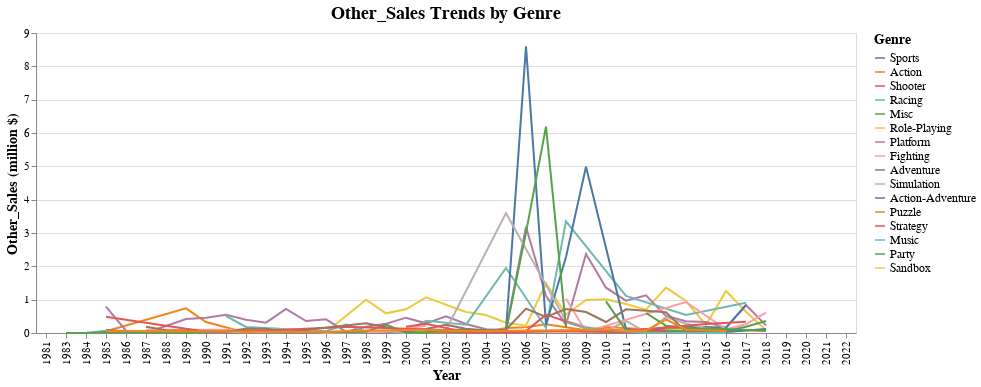

The cell this chart's notebook holds for it:
### Code cell
orderr = df.groupby(['Genre'])['Other_Sales'].sum().sort_values(ascending=False).to_frame().index.tolist()

line = alt.Chart(Nintendo_df, title="Other_Sales Trends by Genre").transform_aggregate(
    Other_Sales='sum(Other_Sales)',
    groupby=['Year','Genre']
).mark_line().encode(
    x = alt.X('Year:N'),
    y = alt.Y('Other_Sales:Q', title='Other_Sales (million $)'),
    color = alt.Color('Genre:N', title='Genre', sort=orderr)
)

chart = alt.layer(line).configure_title(fontSize=18, anchor="middle").configure_legend(titleFontSize=14,labelFontSize=12).configure_axis(titleFontSize=14,labelFontSize=11) 

Other_line = chart.encode(
    tooltip=['Year:N','Genre:N','Other_Sales:Q']
)

Other_line

### Figure 1 — Vega-Lite specification as saved in the notebook (floating-point values rounded to 4 significant figures; data arrays with more than 128 entries replaced by an {"elided": "..."} marker saying what was removed)
{"config": {"view": {"continuousWidth": 400, "continuousHeight": 300}, "axis": {"labelFontSize": 11, "titleFontSize": 14}, "legend": {"labelFontSize": 12, "titleFontSize": 14}, "title": {"anchor": "middle", "fontSize": 18}}, "layer": [{"mark": "line", "encoding": {"color": {"field": "Genre", "sort": ["Sports", "Action", "Shooter", "Racing", "Misc", "Role-Playing", "Platform", "Fighting", "Adventure", "Simulation", "Action-Adventure", "Puzzle", "Strategy", "Music", "Party", "MMO", "Sandbox", "Education", "Board Game"], "title": "Genre", "type": "nominal"}, "x": {"field": "Year", "type": "nominal"}, "y": {"field": "Other_Sales", "title": "Other_Sales (million $)", "type": "quantitative"}}, "title": "Other_Sales Trends by Genre", "transform": [{"aggregate": [{"op": "sum", "field": "Other_Sales", "as": "Other_Sales"}], "groupby": ["Year", "Genre"]}]}], "data": {"name": "data-29f84a0e3420e28588728a102ca42ad6"}, "encoding": {"tooltip": [{"field": "Year", "type": "nominal"}, {"field": "Genre", "type": "nominal"}, {"field": "Other_Sales", "type": "quantitative"}]}, "$schema": "https://vega.github.io/schema/vega-lite/v4.17.0.json", "datasets": {"data-29f84a0e3420e28588728a102ca42ad6": {"elided": "532 records"}}}
